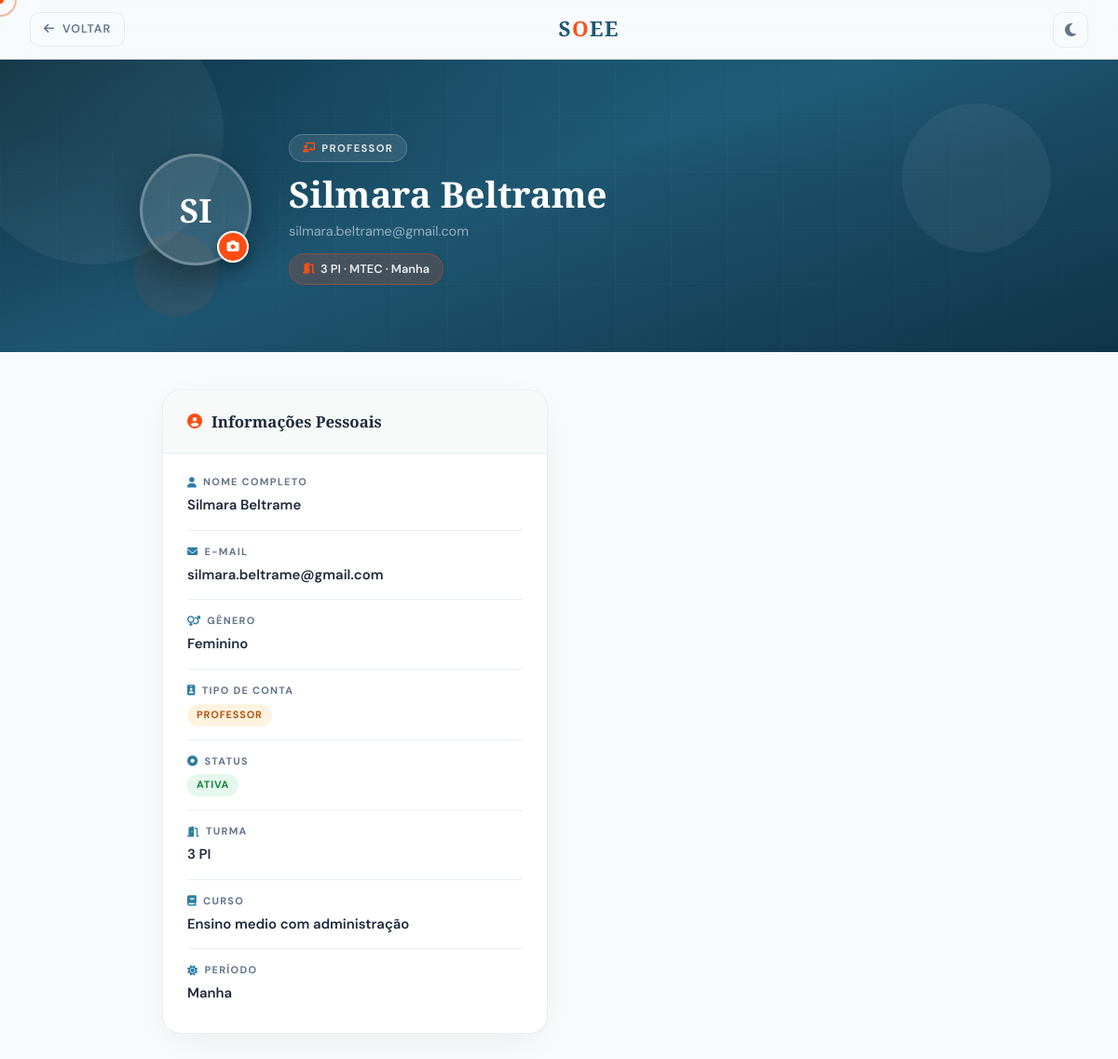
The app's page /src/backend/php/pages/user-conta.php (signed in) with its own data.
### tables this page shows
create table usuario (
    id_usuario int auto_increment primary key,
    turma_id_turma int,
    nome_usuario varchar(100) not null,
    email_usuario varchar(120) not null unique,
    senha_usuario varchar(255) not null,
    genero_usuario char(1) not null,
    tipo_usuario enum('aluno','adm_sala','adm_geral','professor') not null default 'aluno',
    foto_perfil_usuario varchar(255),
    remember_token VARCHAR(255) NULL,
    ativo_usuario tinyint(1) default 1,
    foreign key (turma_id_turma) references turma(id_turma) on delete set null on update cascade
);

create table turma (
    id_turma int auto_increment primary key,
    curso_id_curso int not null,
    nome_turma varchar(20) not null,
    ano_serie_turma int not null,
    ano_letivo_turma year not null,
    periodo_turma enum('manha','tarde','noite') not null,
    foreign key (curso_id_curso) references curso(id_curso) on delete restrict on update cascade
);

create table curso (
    id_curso int auto_increment primary key,
    nome_curso varchar(60) not null,
    sigla_curso varchar(15) not null unique
);

### src/backend/php/auth/auth-home.php (called while the page is built, shortened)
<?php
class AuthHome
{
    private static array $rotas = [
        'adm_geral'  => '/soee/src/backend/php/dashboard/dash-adm.php',
        'adm_sala'   => '/soee/src/backend/php/dashboard/dash-adm-sala.php',
        'professor'  => '/soee/src/backend/php/dashboard/dash-prof.php',
        'aluno'      => '/soee/src/backend/php/dashboard/dash-user.php',
    ];
    private static string $paginaInicio = '/soee/src/backend/php/pages/inicio.php';
    public static function getRota(string $tipo): string
    {
        return self::$rotas[$tipo] ?? self::$paginaInicio;
    }
    public static function getTipo(): string
    {
        return (string) ($_SESSION['user_tipo'] ?? '');
    }
}

### src/backend/php/pages/user-conta.php (the view, shortened to what this page needs)
<?php
require_once __DIR__ . '/../include/conexao.php';
require_once __DIR__ . '/../auth/auth-home.php';
$userId   = AuthHome::getId();
$userTipo = AuthHome::getTipo();
$stmt = $conn->prepare("
    SELECT u.id_usuario, u.nome_usuario, u.email_usuario,
           u.genero_usuario, u.tipo_usuario, u.ativo_usuario,
           u.foto_perfil_usuario,
           t.nome_turma, t.periodo_turma,
           c.nome_curso, c.sigla_curso
    FROM usuario u
    LEFT JOIN turma t ON t.id_turma = u.turma_id_turma
    LEFT JOIN curso c ON c.id_curso = t.curso_id_curso
    WHERE u.id_usuario = :id
");
$stmt->execute([':id' => $userId]);
$user = $stmt->fetch(PDO::FETCH_ASSOC);
$tipoLabel   = ['adm_geral' => 'Administrador Geral', 'adm_sala' => 'ADM de Sala', 'professor' => 'Professor', 'aluno' => 'Aluno'];
$generoLabel = ['m' => 'Masculino', 'f' => 'Feminino', 'n' => 'Não informado'];
$tipoIcone   = ['adm_geral' => 'crown', 'adm_sala' => 'user-shield', 'professor' => 'chalkboard-teacher', 'aluno' => 'graduation-cap'];
$dashboardUrl = AuthHome::getRota($userTipo);
?>
<?php include __DIR__ . '/../include/doctype.php';?>
<head>
        <link rel="stylesheet" href="/soee/src/frontend/css/user-conta.css">
    <?php include __DIR__ . '/../include/head-data.php';?>
</head>
<body>
<header class="conta-topbar">
    <a href="<?= htmlspecialchars($dashboardUrl) ?>" class="topbar-back">
        <i class="fa-solid fa-arrow-left"></i> Voltar
    </a>
    <div class="topbar-logo">S<span>O</span>EE</div>
    <button class="btn-icone-topo" id="toggleTema" title="Alternar tema">
        <i class="fa-solid fa-moon" id="iconeTema"></i>
    </button>
</header>
<div class="conta-hero">
    <div class="hero-grid"></div>
    <div class="hero-particles">
        <span></span><span></span><span></span>
    </div>
    <div class="hero-conteudo">
        <div class="hero-avatar-wrap">
            <div class="hero-avatar" id="heroAvatar">
                <?php if (!empty($user['foto_perfil_usuario'])): ?>
                    <img src="<?= htmlspecialchars($user['foto_perfil_usuario']) ?>" alt="Foto de perfil">
                <?php else: ?>
                    <?= strtoupper(substr($user['nome_usuario'], 0, 2)) ?>
                <?php endif; ?>
            </div>
            <label class="avatar-edit-btn" for="inputFoto" title="Alterar foto">
                <i class="fa-solid fa-camera"></i>
            </label>
        </div>
        <div class="hero-info">
            <div class="hero-tipo-badge">
                <i class="fa-solid fa-<?= $tipoIcone[$userTipo] ?? 'user' ?>"></i>
                <?= htmlspecialchars($tipoLabel[$userTipo] ?? $userTipo) ?>
            </div>
            <h1 class="hero-nome"><?= htmlspecialchars($user['nome_usuario']) ?></h1>
            <p class="hero-email"><?= htmlspecialchars($user['email_usuario']) ?></p>
            <?php if (!empty($user['nome_turma'])): ?>
            <div class="hero-turma">
                <i class="fa-solid fa-door-open"></i>
                <?= htmlspecialchars($user['nome_turma']) ?>
                <?php if (!empty($user['sigla_curso'])): ?> · <?= htmlspecialchars($user['sigla_curso']) ?><?php endif; ?>
                <?php if (!empty($user['periodo_turma'])): ?> · <?= ucfirst($user['periodo_turma']) ?><?php endif; ?>
            </div>
            <?php endif; ?>
        </div>
    </div>
</div>
<main class="conta-main">
    <section class="conta-secao reveal reveal-delay-1">
        <div class="secao-header">
            <i class="fa-solid fa-user-circle"></i>
            <h2>Informações Pessoais</h2>
        </div>
        <div class="info-grid">
            <div class="info-item">
                <span class="info-label"><i class="fa-solid fa-user"></i> Nome completo</span>
                <span class="info-valor"><?= htmlspecialchars($user['nome_usuario']) ?></span>
            </div>
            <div class="info-item">
                <span class="info-label"><i class="fa-solid fa-envelope"></i> E-mail</span>
                <span class="info-valor"><?= htmlspecialchars($user['email_usuario']) ?></span>
            </div>
            <div class="info-item">
                <span class="info-label"><i class="fa-solid fa-venus-mars"></i> Gênero</span>
                <span class="info-valor"><?= htmlspecialchars($generoLabel[$user['genero_usuario']] ?? '—') ?></span>
            </div>
            <div class="info-item">
                <span class="info-label"><i class="fa-solid fa-id-badge"></i> Tipo de conta</span>
                <span class="info-valor">
                    <span class="badge-tipo <?= $userTipo ?>"><?= htmlspecialchars($tipoLabel[$userTipo] ?? $userTipo) ?></span>
                </span>
            </div>
            <div class="info-item">
                <span class="info-label"><i class="fa-solid fa-circle-dot"></i> Status</span>
                <span class="info-valor">
                    <span class="badge-status <?= $user['ativo_usuario'] ? 'ativo' : 'inativo' ?>">
                        <?= $user['ativo_usuario'] ? 'Ativa' : 'Inativa' ?>
                    </span>
                </span>
            </div>
            <?php if (!empty($user['nome_turma'])): ?>
            <div class="info-item">
                <span class="info-label"><i class="fa-solid fa-door-open"></i> Turma</span>
                <span class="info-valor"><?= htmlspecialchars($user['nome_turma']) ?></span>
            </div>
            <div class="info-item">
                <span class="info-label"><i class="fa-solid fa-book"></i> Curso</span>
                <span class="info-valor"><?= htmlspecialchars($user['nome_curso'] ?? '—') ?></span>
            </div>
            <div class="info-item">
                <span class="info-label"><i class="fa-solid fa-sun"></i> Período</span>
                <span class="info-valor"><?= ucfirst($user['periodo_turma'] ?? '—') ?></span>
            </div>
            <?php endif; ?>
        </div>
    </section>
</main>
<?php include __DIR__ . '/../include/end.php';?>

### src/backend/php/include/doctype.php
<!DOCTYPE html>
<html lang="pt-br" data-theme="light">

### src/backend/php/include/head-data.php (shortened to what this page needs)
<link rel="stylesheet" href="https://cdnjs.cloudflare.com/ajax/libs/font-awesome/6.5.0/css/all.min.css">

### src/backend/php/include/end.php
</body>
</html>

### records on screen
usuario: nome_usuario "SI", nome_usuario "Silmara Beltrame", email_usuario "silmara.beltrame@gmail.com", turma_id_turma.nome_turma "3 PI", curso.sigla_curso "MTEC", turma_id_turma.periodo_turma "Manha", genero_usuario "Feminino", curso.nome_curso "Ensino medio com administração"

### other values on screen
$tipoLabel[$userTipo] "PROFESSOR"
